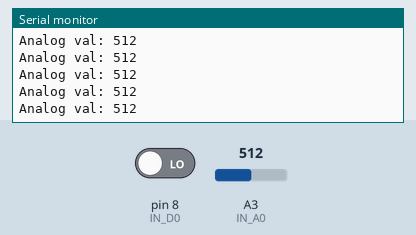
Bench run of a sketch on a simulated Arduino Uno, built with avr-gcc and run on an emulated ATmega328P. Shown: the last lines printed to the serial monitor. The inputs (shaded band) are chosen by the test bench; at power-on: A3 (IN_A0) = 512, pin 8 (IN_D0) LOW.

Above: at 1.2 s.
1.3 s: A3 (IN_A0) set to 982
At 2.4 s:
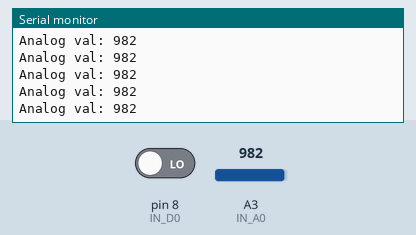
4.3 s: A3 (IN_A0) set to 1011
At 5.4 s:
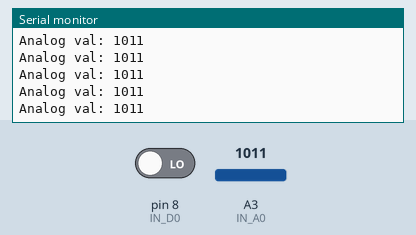
Timing chart, 0 to 7.3 s (numbered marks = the images above; inputs shaded):
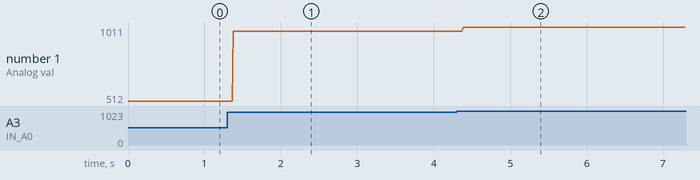

Measured:
- after the input at 1.3 s, the serial monitor: prints a new line after 0.08 s (image 1)
- after the input at 4.3 s, the serial monitor: prints a new line after 0.09 s (image 2)
- plotted number 1: 512 → 982 after the input at 1.3 s, 982 → 1011 after the input at 4.3 s

The sketch:

sketch.ino
```cpp
#include "Arduino.h"
#define IN_A0 A3
#define IN_D0 8

void setup() {
    pinMode(IN_A0, INPUT);
    pinMode(IN_D0, INPUT);
    Serial.setTimeout(50);
    Serial.begin(9600);
}

bool dval;
int aval;

void loop() {
    dval = digitalRead(IN_D0);
    aval = analogRead(IN_A0);
    // Serial.print("Digit val: ");
    // Serial.println(dval);
    Serial.print("Analog val: ");
    Serial.println(aval);
}
```
